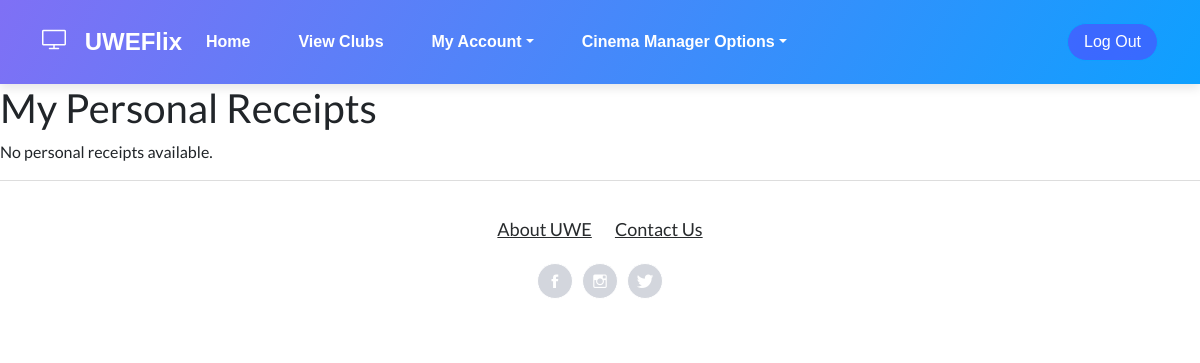
Page /accounts/personal_receipts/ (signed in) on the earlier database version.
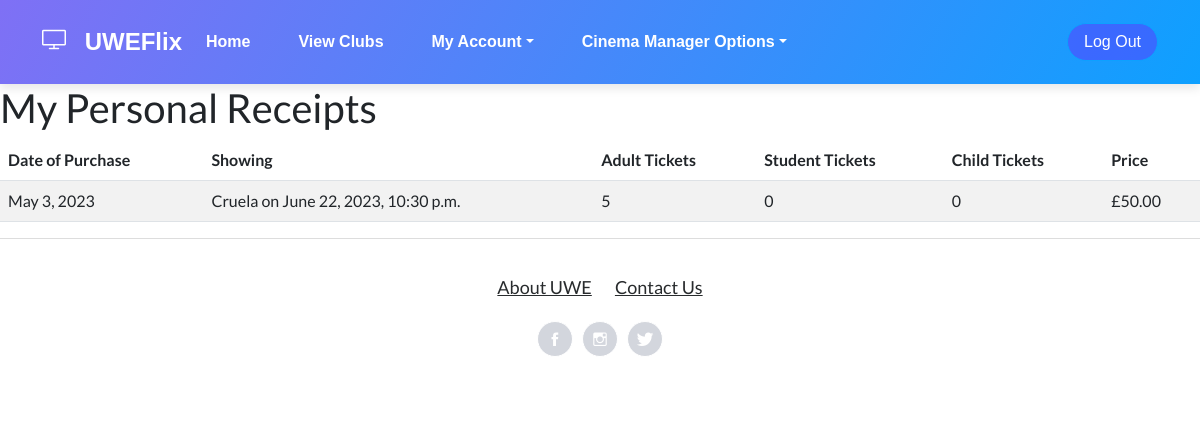
Same page on the later database version.
### Accounts/models.py (models this page shows)
class PersonalReceipt(models.Model):
    id = models.AutoField(primary_key=True, unique=True)
    user = models.ForeignKey(User, on_delete=models.DO_NOTHING)
    date = models.DateField(default=datetime.now)
    showing = models.ForeignKey(Showing, on_delete=models.DO_NOTHING)
    adult_tickets = models.PositiveIntegerField(default=0)
    student_tickets = models.PositiveIntegerField(default=0)
    child_tickets = models.PositiveIntegerField(default=0)
    price = models.DecimalField(max_digits=6, decimal_places=2)

### CinManager/models.py (models this page shows)
class Showing(models.Model):
    id = models.AutoField(primary_key=True)
    film = models.ForeignKey(Film, on_delete=models.DO_NOTHING)
    screen = models.ForeignKey(Screen, on_delete=models.DO_NOTHING)
    date = models.DateTimeField()
    bookedseats = models.IntegerField(default=0)

class Film(models.Model):
    id = models.AutoField(primary_key=True)
    title = models.CharField(max_length=100)
    age_rating = models.PositiveSmallIntegerField()
    duration = models.PositiveIntegerField()
    trailer_description = models.TextField()
    imageurl = models.CharField(max_length=1000)

### Accounts/views.py (the view)
# urls.py: path('personal_receipts/', views.personal_receipts, name='personal_receipts'),
def personal_receipts(request):
    userpermissions = check_permissions(request)
    receipts = PersonalReceipt.objects.filter(user=request.user)
    context = {'receipts': receipts, 'userpermissions': userpermissions}
    return render(request, 'UWEFlix/personal_receipts.html', context)

### Accounts/views.py (called while the page is built)
def check_permissions(request):
    if request.user.is_authenticated:
        if request.user.groups.filter(name='Cinema Managers').exists():
            userpermission = 1
        elif request.user.groups.filter(name='Club Representatives').exists():
            userpermission = 2
        elif request.user.groups.filter(name='Account Managers').exists():
            userpermission = 3
        elif request.user.groups.filter(name='Guest').exists():
            userpermission = 4
        else:
            userpermission = 0
    else:
        return redirect('Login')
    return userpermission

### web_project/templates/UWEFlix/personal_receipts.html
{% extends 'UWEFlix/layout.html' %}
{% block content %}
<h1>My Personal Receipts</h1>
{% if receipts %}
    <table class="table table-striped">
        <thead>
            <tr>
                <th>Date of Purchase</th>
                <th>Showing</th>
                <th>Adult Tickets</th>
                <th>Student Tickets</th>
                <th>Child Tickets</th>
                <th>Price</th>
            </tr>
        </thead>
        <tbody>
            {% for receipt in receipts %}
            <tr>
                <td>{{ receipt.date }}</td>
                <td>{{ receipt.showing.film.title }} on {{ receipt.showing.date }}</td>
                <td>{{ receipt.adult_tickets }}</td>
                <td>{{ receipt.student_tickets }}</td>
                <td>{{ receipt.child_tickets }}</td>
                <td>£{{ receipt.price }}</td>
            </tr>
            {% endfor %}
        </tbody>
    </table>
{% else %}
    <p>No personal receipts available.</p>
{% endif %}
{% endblock %}

Differences in the rows shown:
added PersonalReceipt: date "May 3, 2023", showing.film "Cruela", showing "June 22, 2023, 10:30 p.m.", adult_tickets "5", student_tickets "0", child_tickets "0", price "50.00"
Other differences:
text no longer shown: "No personal receipts available."
text now shown: "Date of Purchase Showing Adult Tickets Student Tickets Child Tickets Price"
